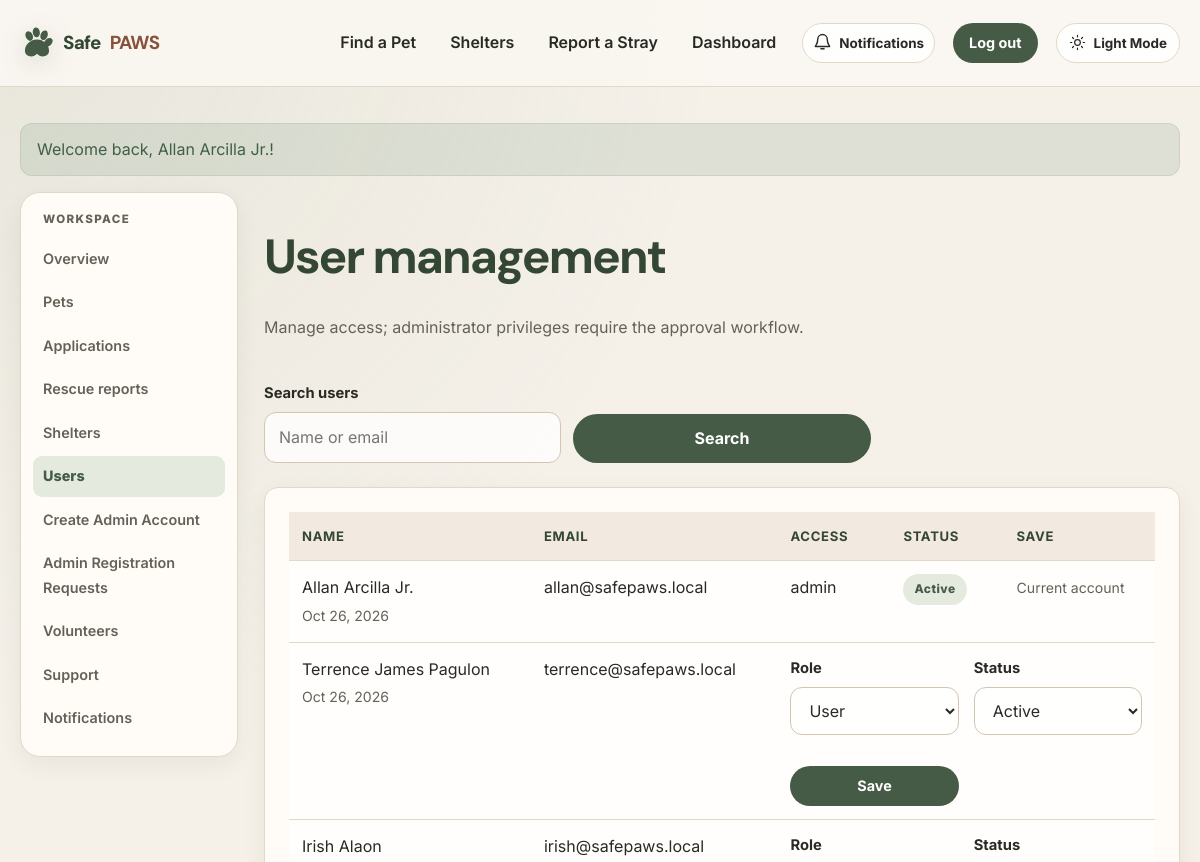
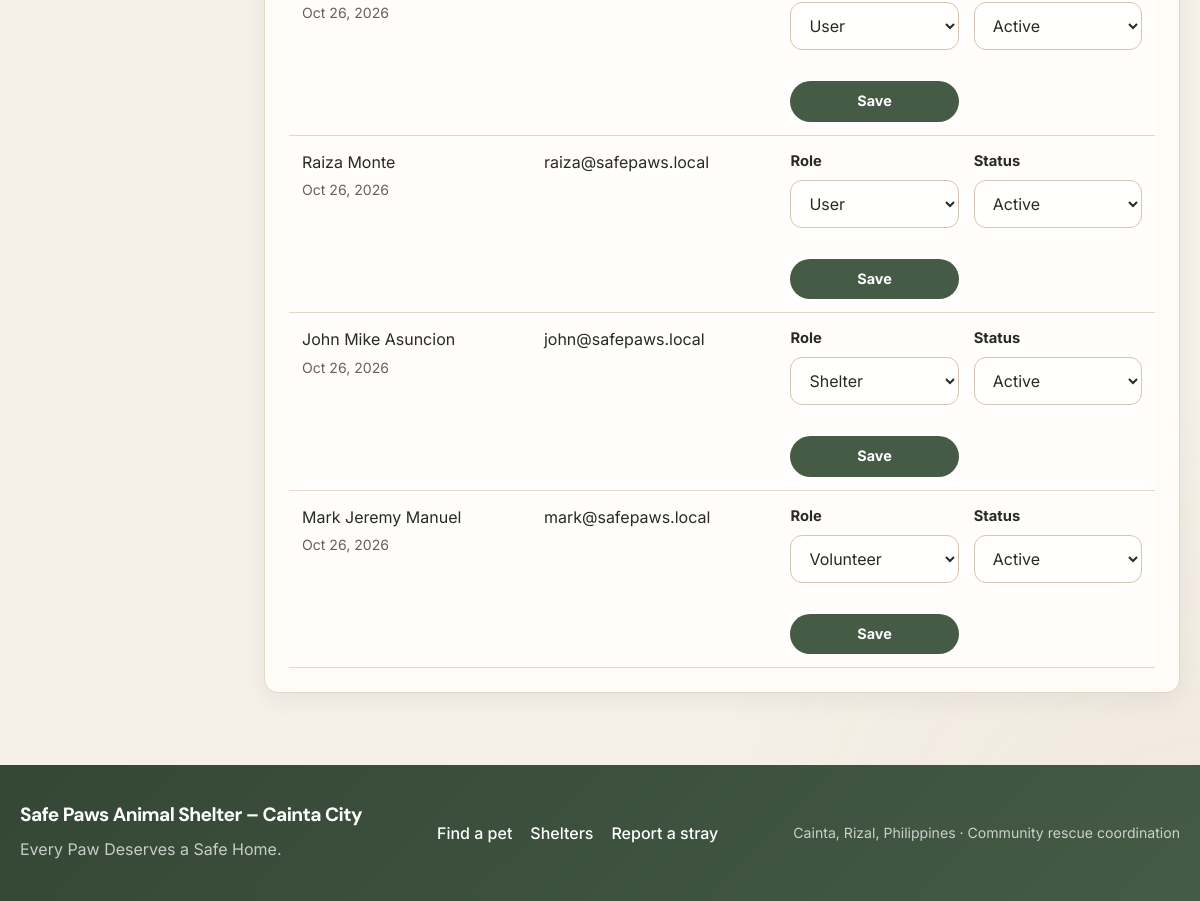
The page /admin/users.php (signed in) on the database its author committed (2 pictures, top to bottom).
### tables this page shows
CREATE TABLE IF NOT EXISTS users (
  id INT UNSIGNED NOT NULL AUTO_INCREMENT,
  name VARCHAR(120) NOT NULL,
  email VARCHAR(190) NULL,
  password VARCHAR(255) NULL,
  role ENUM('user','volunteer','shelter','admin') NULL DEFAULT 'user',
  phone VARCHAR(30) NULL,
  address VARCHAR(255) NULL,
  status ENUM('active','inactive','pending_admin_approval') NOT NULL DEFAULT 'active',
  created_at TIMESTAMP NOT NULL DEFAULT CURRENT_TIMESTAMP,
  updated_at TIMESTAMP NOT NULL DEFAULT CURRENT_TIMESTAMP ON UPDATE CURRENT_TIMESTAMP,
  last_login_at TIMESTAMP NULL DEFAULT NULL,
  seed_key VARCHAR(64) NULL,
  PRIMARY KEY (id),
  UNIQUE KEY uq_users_email (email),
  UNIQUE KEY uq_users_seed_key (seed_key),
  KEY idx_users_role_status (role, status)
);

### includes/functions.php (called while the page is built, shortened)
<?php
require_once __DIR__ . '/auth.php';
function e(?string $value): string
{
    return htmlspecialchars((string) $value, ENT_QUOTES, 'UTF-8');
}

### includes/auth.php (called while the page is built, shortened)
<?php
require_once __DIR__ . '/../config/database.php';
function current_user(): ?array
{
    static $loaded = false;
    static $user = null;
    if ($loaded) {
        return $user;
    }
    $stmt = db()->prepare('SELECT * FROM users WHERE id = ? AND status = "active"');
    $stmt->execute([(int) $_SESSION['user_id']]);
    $user = $stmt->fetch() ?: null;
    $loaded = true;
    return $user;
}
function require_login(): array
{
    $user = current_user();
    return $user;
}
function require_role(string ...$roles): array
{
    $user = require_login();
    return $user;
}

### config/database.php (called while the page is built, shortened)
<?php
function db(): PDO
{
    static $pdo;
    if ($pdo instanceof PDO) {
        return $pdo;
    }
    $host = getenv('DB_HOST') ?: '127.0.0.1';
    $port = getenv('DB_PORT') ?: '3307';
    $name = getenv('DB_NAME') ?: 'safe_paws';
    $user = getenv('DB_USER') ?: 'root';
    $password = getenv('DB_PASS') ?: '';
    try {
        $pdo = new PDO(
            'mysql:host=' . $host . ';port=' . $port . ';dbname=' . $name . ';charset=utf8mb4',
            $user,
            $password,
            [
                PDO::ATTR_ERRMODE => PDO::ERRMODE_EXCEPTION,
                PDO::ATTR_DEFAULT_FETCH_MODE => PDO::FETCH_ASSOC,
                PDO::ATTR_EMULATE_PREPARES => false,
            ]
        );
    } catch (PDOException $exception) {
        error_log('Safe PAWS database connection failed: ' . $exception->getMessage());
        http_response_code(500);
        exit('Safe PAWS cannot connect to MySQL. Check DB_HOST, DB_PORT, DB_NAME, DB_USER, and DB_PASS in your .env file, then reload this page.');
    }
    return $pdo;
}

### admin/users.php (the view, shortened to what this page needs)
<?php
require __DIR__ . '/../includes/header.php';
$admin = require_role('admin');
$pdo = db();
$query = trim((string) ($_GET['q'] ?? ''));
$stmt = $pdo->prepare(
    'SELECT id,name,email,role,status,created_at FROM users
     WHERE name LIKE ? OR email LIKE ? ORDER BY created_at DESC'
);
$like = '%' . $query . '%';
$stmt->execute([$like, $like]);
$users = $stmt->fetchAll();
?>
<div class="section-head"><div><h1>User management</h1><p class="muted">Manage access; administrator privileges require the approval workflow.</p></div></div>
<form class="filters" method="get"><div class="field"><label for="q">Search users</label><input id="q" name="q" value="<?= e($query) ?>" placeholder="Name or email"></div><button class="btn" type="submit">Search</button></form>
<div class="panel table-wrap"><table class="table"><thead><tr><th>Name</th><th>Email</th><th>Access</th><th>Status</th><th>Save</th></tr></thead><tbody>
<?php foreach ($users as $user): ?>
  <tr>
    <td><?= e($user['name']) ?><br><span class="small muted"><?= e(date('M j, Y', strtotime($user['created_at']))) ?></span></td>
    <td><?= e($user['email']) ?></td>
    <?php if ((int) $user['id'] === (int) $admin['id'] || $user['status'] === 'pending_admin_approval'): ?>
      <td><?= e($user['role']) ?></td><td><span class="badge <?= e($user['status']) ?>"><?= e(str_replace('_', ' ', $user['status'])) ?></span></td><td><span class="small muted"><?= $user['status'] === 'pending_admin_approval' ? 'Review admin request' : 'Current account' ?></span></td>
    <?php else: ?>
      <td colspan="3"><form method="post" class="form-grid">
        <div class="field"><label for="role-<?= (int) $user['id'] ?>">Role</label><select id="role-<?= (int) $user['id'] ?>" name="role"><?php foreach ($user['role'] === 'admin' ? ['user', 'volunteer', 'shelter', 'admin'] : ['user', 'volunteer', 'shelter'] as $role): ?><option value="<?= e($role) ?>" <?= $user['role'] === $role ? 'selected' : '' ?>><?= e(ucfirst($role)) ?></option><?php endforeach; ?></select></div>
        <div class="field"><label for="status-<?= (int) $user['id'] ?>">Status</label><select id="status-<?= (int) $user['id'] ?>" name="status"><option value="active" <?= $user['status'] === 'active' ? 'selected' : '' ?>>Active</option><option value="inactive" <?= $user['status'] === 'inactive' ? 'selected' : '' ?>>Inactive</option></select></div>
        <button class="btn btn-small" type="submit">Save</button>
      </form></td>
    <?php endif; ?>
  </tr>
<?php endforeach; ?>
</tbody></table></div>
<?php require __DIR__ . '/../includes/footer.php'; ?>

### rows shown on the page
users: name "Allan Arcilla Jr.", created_at "Oct 26, 2026", email "allan@safepaws.local", role "admin", status "Active", shows "Current account"
users: name "Terrence James Pagulon", created_at "Oct 26, 2026", email "terrence@safepaws.local", role "User", status "Active"
users: name "Irish Alaon", created_at "Oct 26, 2026", email "irish@safepaws.local", role "User", status "Active"
users: name "Raiza Monte", created_at "Oct 26, 2026", email "raiza@safepaws.local", role "User", status "Active"
users: name "John Mike Asuncion", created_at "Oct 26, 2026", email "john@safepaws.local", role "Shelter", status "Active"
users: name "Mark Jeremy Manuel", created_at "Oct 26, 2026", email "mark@safepaws.local", role "Volunteer", status "Active"

### other values the page prints
$item['message'] "Welcome back, Allan Arcilla Jr.!"
$label "Overview"
$label "Pets"
$label "Applications"
$label "Rescue reports"
$label "Shelters"
$label "Users"
$label "Create Admin Account"
$label "Admin Registration Requests"
$label "Volunteers"
$label "Support"
$label "Notifications"
